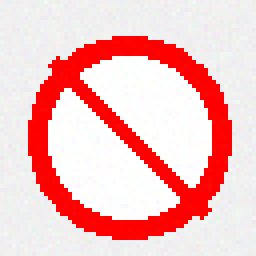
#> input picture datasets/00000/00000_00000.ppm, 64 x 64 px (shown 4 times larger)
$ python -i cartoonizer.py   (imports and definitions only)
#> lines starting #> are read from the running program, lines starting #| are printed output that depends on the picture; after the words box and inside, x2 and y2 are one past the last pixel; in counts of white or black regions, pixels touching at a corner belong together
import cv2
import numpy as np


class Cartoonizer:
    def render(self, img_rgb):
        numDownSamples = 2       # number of downscaling steps
        numBilateralFilters = 7  # number of bilateral filtering steps

        # STEP 1: Downsample & smooth color with bilateral filter
        img_color = img_rgb.copy()
        for _ in range(numDownSamples):
            img_color = cv2.pyrDown(img_color)
#> this loop made 2 passes
#> pass 1, in render, `img_color = cv2.pyrDown(img_color)`:
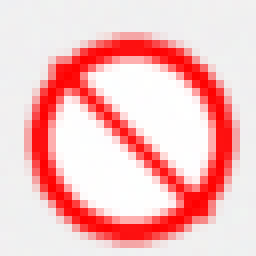
#> img_color: shape (32, 32, 3) (shown 8 times larger); mean R, G, B 247.1, 192, 192.1

        for _ in range(numBilateralFilters):
            img_color = cv2.bilateralFilter(img_color, 9, 9, 7)

        for _ in range(numDownSamples):
            img_color = cv2.pyrUp(img_color)
#> this loop made 2 passes
#> pass 1, in render, `img_color = cv2.pyrUp(img_color)`:
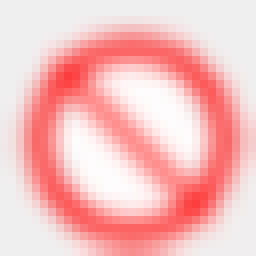
#> img_color: shape (32, 32, 3) (shown 8 times larger); mean R, G, B 247.1, 191.7, 191.7
#> pass 2, in render, `img_color = cv2.pyrUp(img_color)`:
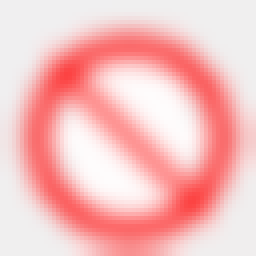
#> img_color: shape (64, 64, 3) (shown 4 times larger); mean R, G, B 247.2, 191.4, 191.5

        # STEP 2 & 3: Grayscale + median blur
        img_gray = cv2.cvtColor(img_rgb, cv2.COLOR_RGB2GRAY)
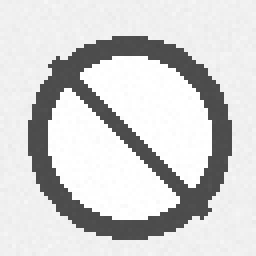
#> img_gray: shape (64, 64) (shown 4 times larger); min 73, max 255, mean 208.5
        img_blur = cv2.medianBlur(img_gray, 7)

        # STEP 4: Detect edges
        img_edge = cv2.adaptiveThreshold(img_blur, 255,
                                         cv2.ADAPTIVE_THRESH_MEAN_C,
                                         cv2.THRESH_BINARY, 9, 2)
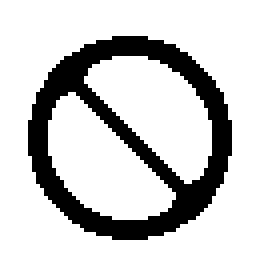
#> img_edge: shape (64, 64) (shown 4 times larger); 78.2% white; 1 black region, box (x1, y1, x2, y2) and area: (7, 9, 58, 60) 892

        # STEP 5: Convert edge map back to RGB
        img_edge = cv2.cvtColor(img_edge, cv2.COLOR_GRAY2RGB)

        # Combine color image + edge mask to create cartoon effect
        cartoon_frame = cv2.bitwise_and(img_color, img_edge)
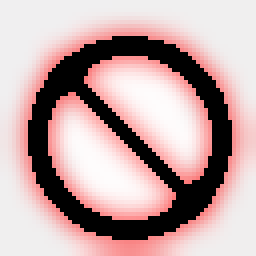
#> cartoon_frame: shape (64, 64, 3) (shown 4 times larger); mean R, G, B 192.5, 166.1, 166.2
        return cartoon_frame

    def save_result(self, output_image, filename="output_cartoon.jpg"):
        # Auto convert RGB to BGR for correct OpenCV saving
        output_bgr = cv2.cvtColor(output_image, cv2.COLOR_RGB2BGR)
        cv2.imwrite(filename, output_bgr)
        print(f"Saved cartoon output to: {filename}")

>>> import cv2
>>> picture = cv2.cvtColor(cv2.imread('../../datasets/00000/00000_00000.ppm'), cv2.COLOR_BGR2RGB)
>>> result = Cartoonizer().render(picture)

$ run again, on datasets/00000/00000_00001.ppm
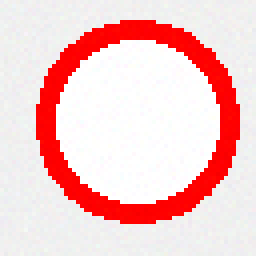
#> input picture datasets/00000/00000_00001.ppm, 64 x 64 px (shown 4 times larger)
#> in render, `img_edge = cv2.adaptiveThreshold(img_blur, 255, cv2.ADAPTIVE_THRESH_ME..`:
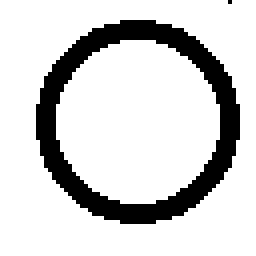
#> img_edge: shape (64, 64) (shown 4 times larger); 82.3% white; 2 black regions (1 under 20 px), largest, box (x1, y1, x2, y2) and area: (9, 5, 60, 56) 726
#> in render, `cartoon_frame = cv2.bitwise_and(img_color, img_edge)`:
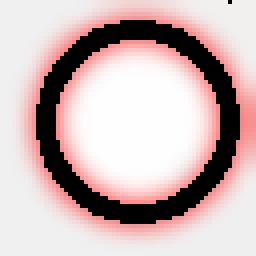
#> cartoon_frame: shape (64, 64, 3) (shown 4 times larger); mean R, G, B 202.5, 181.1, 181.1

$ run again, on datasets/00000/00000_00003.ppm
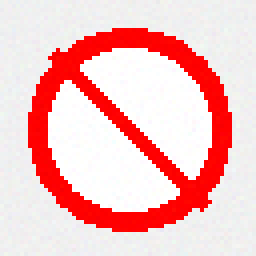
#> input picture datasets/00000/00000_00003.ppm, 64 x 64 px (shown 4 times larger)
#> in render, `img_edge = cv2.adaptiveThreshold(img_blur, 255, cv2.ADAPTIVE_THRESH_ME..`:
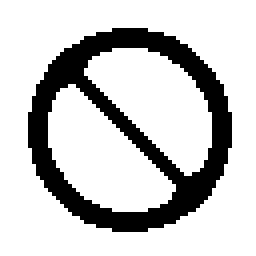
#> img_edge: shape (64, 64) (shown 4 times larger); 78.2% white; 1 black region, box (x1, y1, x2, y2) and area: (7, 7, 58, 58) 892
#> in render, `cartoon_frame = cv2.bitwise_and(img_color, img_edge)`:
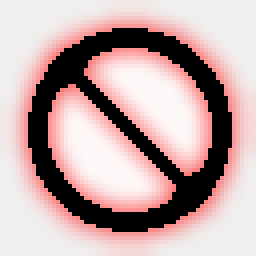
#> cartoon_frame: shape (64, 64, 3) (shown 4 times larger); mean R, G, B 192.5, 167, 167.1

$ run again, on datasets/00000/00000_00004.ppm
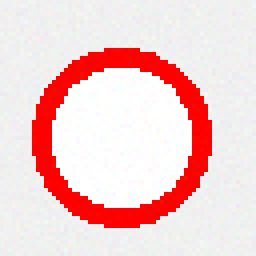
#> input picture datasets/00000/00000_00004.ppm, 64 x 64 px (shown 4 times larger)
#> in render, `img_edge = cv2.adaptiveThreshold(img_blur, 255, cv2.ADAPTIVE_THRESH_ME..`:
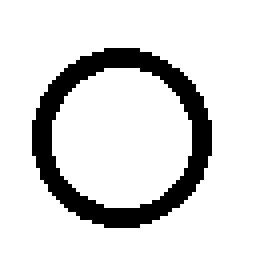
#> img_edge: shape (64, 64) (shown 4 times larger); 85.1% white; 1 black region, box (x1, y1, x2, y2) and area: (8, 12, 53, 57) 612
#> in render, `cartoon_frame = cv2.bitwise_and(img_color, img_edge)`:
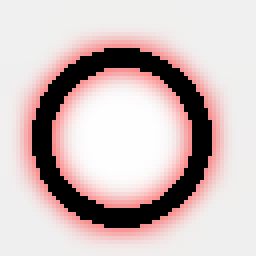
#> cartoon_frame: shape (64, 64, 3) (shown 4 times larger); mean R, G, B 207.5, 190.6, 190.4
